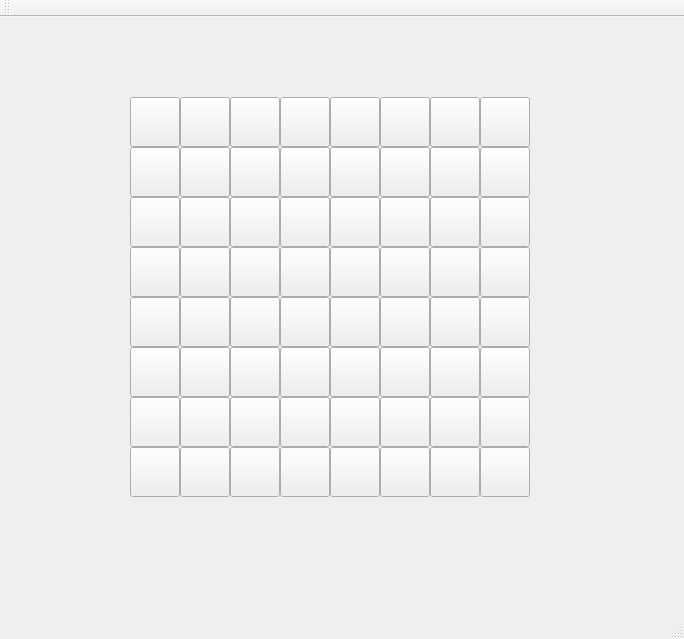
<?xml version="1.0" encoding="UTF-8"?>
<ui version="4.0">
 <class>MainWindow</class>
 <widget class="QMainWindow" name="MainWindow">
  <property name="geometry">
   <rect>
    <x>0</x>
    <y>0</y>
    <width>684</width>
    <height>639</height>
   </rect>
  </property>
  <property name="windowTitle">
   <string>MainWindow</string>
  </property>
  <widget class="QWidget" name="centralWidget">
   <widget class="QPushButton" name="cell_a_1">
    <property name="geometry">
     <rect>
      <x>130</x>
      <y>430</y>
      <width>50</width>
      <height>50</height>
     </rect>
    </property>
    <property name="autoFillBackground">
     <bool>false</bool>
    </property>
    <property name="text">
     <string/>
    </property>
   </widget>
   <widget class="QPushButton" name="cell_a_2">
    <property name="geometry">
     <rect>
      <x>130</x>
      <y>380</y>
      <width>50</width>
      <height>50</height>
     </rect>
    </property>
    <property name="text">
     <string/>
    </property>
   </widget>
   <widget class="QPushButton" name="cell_a_3">
    <property name="geometry">
     <rect>
      <x>130</x>
      <y>330</y>
      <width>50</width>
      <height>50</height>
     </rect>
    </property>
    <property name="text">
     <string/>
    </property>
   </widget>
   <widget class="QPushButton" name="cell_a_4">
    <property name="geometry">
     <rect>
      <x>130</x>
      <y>280</y>
      <width>50</width>
      <height>50</height>
     </rect>
    </property>
    <property name="text">
     <string/>
    </property>
   </widget>
   <widget class="QPushButton" name="cell_a_5">
    <property name="geometry">
     <rect>
      <x>130</x>
      <y>230</y>
      <width>50</width>
      <height>50</height>
     </rect>
    </property>
    <property name="text">
     <string/>
    </property>
   </widget>
   <widget class="QPushButton" name="cell_a_6">
    <property name="geometry">
     <rect>
      <x>130</x>
      <y>180</y>
      <width>50</width>
      <height>50</height>
     </rect>
    </property>
    <property name="text">
     <string/>
    </property>
   </widget>
   <widget class="QPushButton" name="cell_a_7">
    <property name="geometry">
     <rect>
      <x>130</x>
      <y>130</y>
      <width>50</width>
      <height>50</height>
     </rect>
    </property>
    <property name="text">
     <string/>
    </property>
   </widget>
   <widget class="QPushButton" name="cell_a_8">
    <property name="geometry">
     <rect>
      <x>130</x>
      <y>80</y>
      <width>50</width>
      <height>50</height>
     </rect>
    </property>
    <property name="text">
     <string/>
    </property>
   </widget>
   <widget class="QPushButton" name="cell_b_1">
    <property name="geometry">
     <rect>
      <x>180</x>
      <y>430</y>
      <width>50</width>
      <height>50</height>
     </rect>
    </property>
    <property name="text">
     <string/>
    </property>
   </widget>
   <widget class="QPushButton" name="cell_b_2">
    <property name="geometry">
     <rect>
      <x>180</x>
      <y>380</y>
      <width>50</width>
      <height>50</height>
     </rect>
    </property>
    <property name="text">
     <string/>
    </property>
   </widget>
   <widget class="QPushButton" name="cell_b_3">
    <property name="geometry">
     <rect>
      <x>180</x>
      <y>330</y>
      <width>50</width>
      <height>50</height>
     </rect>
    </property>
    <property name="text">
     <string/>
    </property>
   </widget>
   <widget class="QPushButton" name="cell_b_4">
    <property name="geometry">
     <rect>
      <x>180</x>
      <y>280</y>
      <width>50</width>
      <height>50</height>
     </rect>
    </property>
    <property name="text">
     <string/>
    </property>
   </widget>
   <widget class="QPushButton" name="cell_b_5">
    <property name="geometry">
     <rect>
      <x>180</x>
      <y>230</y>
      <width>50</width>
      <height>50</height>
     </rect>
    </property>
    <property name="text">
     <string/>
    </property>
   </widget>
   <widget class="QPushButton" name="cell_b_6">
    <property name="geometry">
     <rect>
      <x>180</x>
      <y>180</y>
      <width>50</width>
      <height>50</height>
     </rect>
    </property>
    <property name="text">
     <string/>
    </property>
   </widget>
   <widget class="QPushButton" name="cell_b_7">
    <property name="geometry">
     <rect>
      <x>180</x>
      <y>130</y>
      <width>50</width>
      <height>50</height>
     </rect>
    </property>
    <property name="text">
     <string/>
    </property>
   </widget>
   <widget class="QPushButton" name="cell_b_8">
    <property name="geometry">
     <rect>
      <x>180</x>
      <y>80</y>
      <width>50</width>
      <height>50</height>
     </rect>
    </property>
    <property name="text">
     <string/>
    </property>
   </widget>
   <widget class="QPushButton" name="cell_c_1">
    <property name="geometry">
     <rect>
      <x>230</x>
      <y>430</y>
      <width>50</width>
      <height>50</height>
     </rect>
    </property>
    <property name="text">
     <string/>
    </property>
   </widget>
   <widget class="QPushButton" name="cell_d_1">
    <property name="geometry">
     <rect>
      <x>280</x>
      <y>430</y>
      <width>50</width>
      <height>50</height>
     </rect>
    </property>
    <property name="text">
     <string/>
    </property>
   </widget>
   <widget class="QPushButton" name="cell_e_1">
    <property name="geometry">
     <rect>
      <x>330</x>
      <y>430</y>
      <width>50</width>
      <height>50</height>
     </rect>
    </property>
    <property name="font">
     <font>
      <weight>50</weight>
      <bold>false</bold>
     </font>
    </property>
    <property name="text">
     <string/>
    </property>
   </widget>
   <widget class="QPushButton" name="cell_f_1">
    <property name="geometry">
     <rect>
      <x>380</x>
      <y>430</y>
      <width>50</width>
      <height>50</height>
     </rect>
    </property>
    <property name="text">
     <string/>
    </property>
   </widget>
   <widget class="QPushButton" name="cell_g_1">
    <property name="geometry">
     <rect>
      <x>430</x>
      <y>430</y>
      <width>50</width>
      <height>50</height>
     </rect>
    </property>
    <property name="text">
     <string/>
    </property>
   </widget>
   <widget class="QPushButton" name="cell_h_1">
    <property name="geometry">
     <rect>
      <x>480</x>
      <y>430</y>
      <width>50</width>
      <height>50</height>
     </rect>
    </property>
    <property name="text">
     <string/>
    </property>
   </widget>
   <widget class="QPushButton" name="cell_h_2">
    <property name="geometry">
     <rect>
      <x>480</x>
      <y>380</y>
      <width>50</width>
      <height>50</height>
     </rect>
    </property>
    <property name="text">
     <string/>
    </property>
   </widget>
   <widget class="QPushButton" name="cell_c_2">
    <property name="geometry">
     <rect>
      <x>230</x>
      <y>380</y>
      <width>50</width>
      <height>50</height>
     </rect>
    </property>
    <property name="text">
     <string/>
    </property>
   </widget>
   <widget class="QPushButton" name="cell_e_2">
    <property name="geometry">
     <rect>
      <x>330</x>
      <y>380</y>
      <width>50</width>
      <height>50</height>
     </rect>
    </property>
    <property name="text">
     <string/>
    </property>
   </widget>
   <widget class="QPushButton" name="cell_g_2">
    <property name="geometry">
     <rect>
      <x>430</x>
      <y>380</y>
      <width>50</width>
      <height>50</height>
     </rect>
    </property>
    <property name="text">
     <string/>
    </property>
   </widget>
   <widget class="QPushButton" name="cell_d_2">
    <property name="geometry">
     <rect>
      <x>280</x>
      <y>380</y>
      <width>50</width>
      <height>50</height>
     </rect>
    </property>
    <property name="text">
     <string/>
    </property>
   </widget>
   <widget class="QPushButton" name="cell_f_2">
    <property name="geometry">
     <rect>
      <x>380</x>
      <y>380</y>
      <width>50</width>
      <height>50</height>
     </rect>
    </property>
    <property name="text">
     <string/>
    </property>
   </widget>
   <widget class="QPushButton" name="cell_f_3">
    <property name="geometry">
     <rect>
      <x>380</x>
      <y>330</y>
      <width>50</width>
      <height>50</height>
     </rect>
    </property>
    <property name="text">
     <string/>
    </property>
   </widget>
   <widget class="QPushButton" name="cell_e_3">
    <property name="geometry">
     <rect>
      <x>330</x>
      <y>330</y>
      <width>50</width>
      <height>50</height>
     </rect>
    </property>
    <property name="text">
     <string/>
    </property>
   </widget>
   <widget class="QPushButton" name="cell_d_3">
    <property name="geometry">
     <rect>
      <x>280</x>
      <y>330</y>
      <width>50</width>
      <height>50</height>
     </rect>
    </property>
    <property name="text">
     <string/>
    </property>
   </widget>
   <widget class="QPushButton" name="cell_h_3">
    <property name="geometry">
     <rect>
      <x>480</x>
      <y>330</y>
      <width>50</width>
      <height>50</height>
     </rect>
    </property>
    <property name="text">
     <string/>
    </property>
   </widget>
   <widget class="QPushButton" name="cell_g_3">
    <property name="geometry">
     <rect>
      <x>430</x>
      <y>330</y>
      <width>50</width>
      <height>50</height>
     </rect>
    </property>
    <property name="text">
     <string/>
    </property>
   </widget>
   <widget class="QPushButton" name="cell_c_3">
    <property name="geometry">
     <rect>
      <x>230</x>
      <y>330</y>
      <width>50</width>
      <height>50</height>
     </rect>
    </property>
    <property name="text">
     <string/>
    </property>
   </widget>
   <widget class="QPushButton" name="cell_c_4">
    <property name="geometry">
     <rect>
      <x>230</x>
      <y>280</y>
      <width>50</width>
      <height>50</height>
     </rect>
    </property>
    <property name="text">
     <string/>
    </property>
   </widget>
   <widget class="QPushButton" name="cell_d_4">
    <property name="geometry">
     <rect>
      <x>280</x>
      <y>280</y>
      <width>50</width>
      <height>50</height>
     </rect>
    </property>
    <property name="text">
     <string/>
    </property>
   </widget>
   <widget class="QPushButton" name="cell_e_4">
    <property name="geometry">
     <rect>
      <x>330</x>
      <y>280</y>
      <width>50</width>
      <height>50</height>
     </rect>
    </property>
    <property name="text">
     <string/>
    </property>
   </widget>
   <widget class="QPushButton" name="cell_h_4">
    <property name="geometry">
     <rect>
      <x>480</x>
      <y>280</y>
      <width>50</width>
      <height>50</height>
     </rect>
    </property>
    <property name="text">
     <string/>
    </property>
   </widget>
   <widget class="QPushButton" name="cell_g_4">
    <property name="geometry">
     <rect>
      <x>430</x>
      <y>280</y>
      <width>50</width>
      <height>50</height>
     </rect>
    </property>
    <property name="text">
     <string/>
    </property>
   </widget>
   <widget class="QPushButton" name="cell_f_4">
    <property name="geometry">
     <rect>
      <x>380</x>
      <y>280</y>
      <width>50</width>
      <height>50</height>
     </rect>
    </property>
    <property name="text">
     <string/>
    </property>
   </widget>
   <widget class="QPushButton" name="cell_f_5">
    <property name="geometry">
     <rect>
      <x>380</x>
      <y>230</y>
      <width>50</width>
      <height>50</height>
     </rect>
    </property>
    <property name="text">
     <string/>
    </property>
   </widget>
   <widget class="QPushButton" name="cell_d_5">
    <property name="geometry">
     <rect>
      <x>280</x>
      <y>230</y>
      <width>50</width>
      <height>50</height>
     </rect>
    </property>
    <property name="text">
     <string/>
    </property>
   </widget>
   <widget class="QPushButton" name="cell_c_5">
    <property name="geometry">
     <rect>
      <x>230</x>
      <y>230</y>
      <width>50</width>
      <height>50</height>
     </rect>
    </property>
    <property name="text">
     <string/>
    </property>
   </widget>
   <widget class="QPushButton" name="cell_h_5">
    <property name="geometry">
     <rect>
      <x>480</x>
      <y>230</y>
      <width>50</width>
      <height>50</height>
     </rect>
    </property>
    <property name="text">
     <string/>
    </property>
   </widget>
   <widget class="QPushButton" name="cell_e_5">
    <property name="geometry">
     <rect>
      <x>330</x>
      <y>230</y>
      <width>50</width>
      <height>50</height>
     </rect>
    </property>
    <property name="text">
     <string/>
    </property>
   </widget>
   <widget class="QPushButton" name="cell_g_5">
    <property name="geometry">
     <rect>
      <x>430</x>
      <y>230</y>
      <width>50</width>
      <height>50</height>
     </rect>
    </property>
    <property name="text">
     <string/>
    </property>
   </widget>
   <widget class="QPushButton" name="cell_g_6">
    <property name="geometry">
     <rect>
      <x>430</x>
      <y>180</y>
      <width>50</width>
      <height>50</height>
     </rect>
    </property>
    <property name="text">
     <string/>
    </property>
   </widget>
   <widget class="QPushButton" name="cell_e_6">
    <property name="geometry">
     <rect>
      <x>330</x>
      <y>180</y>
      <width>50</width>
      <height>50</height>
     </rect>
    </property>
    <property name="text">
     <string/>
    </property>
   </widget>
   <widget class="QPushButton" name="cell_d_6">
    <property name="geometry">
     <rect>
      <x>280</x>
      <y>180</y>
      <width>50</width>
      <height>50</height>
     </rect>
    </property>
    <property name="text">
     <string/>
    </property>
   </widget>
   <widget class="QPushButton" name="cell_c_6">
    <property name="geometry">
     <rect>
      <x>230</x>
      <y>180</y>
      <width>50</width>
      <height>50</height>
     </rect>
    </property>
    <property name="text">
     <string/>
    </property>
   </widget>
   <widget class="QPushButton" name="cell_h_6">
    <property name="geometry">
     <rect>
      <x>480</x>
      <y>180</y>
      <width>50</width>
      <height>50</height>
     </rect>
    </property>
    <property name="text">
     <string/>
    </property>
   </widget>
   <widget class="QPushButton" name="cell_f_6">
    <property name="geometry">
     <rect>
      <x>380</x>
      <y>180</y>
      <width>50</width>
      <height>50</height>
     </rect>
    </property>
    <property name="text">
     <string/>
    </property>
   </widget>
   <widget class="QPushButton" name="cell_f_7">
    <property name="geometry">
     <rect>
      <x>380</x>
      <y>130</y>
      <width>50</width>
      <height>50</height>
     </rect>
    </property>
    <property name="text">
     <string/>
    </property>
   </widget>
   <widget class="QPushButton" name="cell_c_7">
    <property name="geometry">
     <rect>
      <x>230</x>
      <y>130</y>
      <width>50</width>
      <height>50</height>
     </rect>
    </property>
    <property name="text">
     <string/>
    </property>
   </widget>
   <widget class="QPushButton" name="cell_d_7">
    <property name="geometry">
     <rect>
      <x>280</x>
      <y>130</y>
      <width>50</width>
      <height>50</height>
     </rect>
    </property>
    <property name="text">
     <string/>
    </property>
   </widget>
   <widget class="QPushButton" name="cell_g_7">
    <property name="geometry">
     <rect>
      <x>430</x>
      <y>130</y>
      <width>50</width>
      <height>50</height>
     </rect>
    </property>
    <property name="text">
     <string/>
    </property>
   </widget>
   <widget class="QPushButton" name="cell_h_7">
    <property name="geometry">
     <rect>
      <x>480</x>
      <y>130</y>
      <width>50</width>
      <height>50</height>
     </rect>
    </property>
    <property name="text">
     <string/>
    </property>
   </widget>
   <widget class="QPushButton" name="cell_e_7">
    <property name="geometry">
     <rect>
      <x>330</x>
      <y>130</y>
      <width>50</width>
      <height>50</height>
     </rect>
    </property>
    <property name="text">
     <string/>
    </property>
   </widget>
   <widget class="QPushButton" name="cell_e_8">
    <property name="geometry">
     <rect>
      <x>330</x>
      <y>80</y>
      <width>50</width>
      <height>50</height>
     </rect>
    </property>
    <property name="text">
     <string/>
    </property>
   </widget>
   <widget class="QPushButton" name="cell_f_8">
    <property name="geometry">
     <rect>
      <x>380</x>
      <y>80</y>
      <width>50</width>
      <height>50</height>
     </rect>
    </property>
    <property name="text">
     <string/>
    </property>
   </widget>
   <widget class="QPushButton" name="cell_c_8">
    <property name="geometry">
     <rect>
      <x>230</x>
      <y>80</y>
      <width>50</width>
      <height>50</height>
     </rect>
    </property>
    <property name="text">
     <string/>
    </property>
   </widget>
   <widget class="QPushButton" name="cell_g_8">
    <property name="geometry">
     <rect>
      <x>430</x>
      <y>80</y>
      <width>50</width>
      <height>50</height>
     </rect>
    </property>
    <property name="text">
     <string/>
    </property>
   </widget>
   <widget class="QPushButton" name="cell_h_8">
    <property name="geometry">
     <rect>
      <x>480</x>
      <y>80</y>
      <width>50</width>
      <height>50</height>
     </rect>
    </property>
    <property name="text">
     <string/>
    </property>
   </widget>
   <widget class="QPushButton" name="cell_d_8">
    <property name="geometry">
     <rect>
      <x>280</x>
      <y>80</y>
      <width>50</width>
      <height>50</height>
     </rect>
    </property>
    <property name="text">
     <string/>
    </property>
   </widget>
  </widget>
  <widget class="QMenuBar" name="menuBar">
   <property name="geometry">
    <rect>
     <x>0</x>
     <y>0</y>
     <width>684</width>
     <height>21</height>
    </rect>
   </property>
  </widget>
  <widget class="QToolBar" name="mainToolBar">
   <attribute name="toolBarArea">
    <enum>TopToolBarArea</enum>
   </attribute>
   <attribute name="toolBarBreak">
    <bool>false</bool>
   </attribute>
  </widget>
  <widget class="QStatusBar" name="statusBar"/>
 </widget>
 <layoutdefault spacing="6" margin="11"/>
 <resources/>
 <connections/>
</ui>
